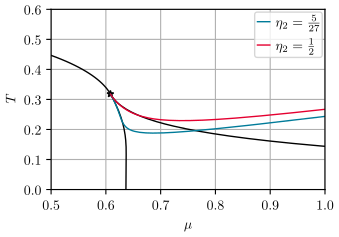

Write the Python code that produced this figure.
# -*- coding: utf-8 -*-
"""
@author Martin Jakob Steil
@date 2024-07-01T16:20
@brief Plots of different solutions of the euler equation with gravity (ee_grav)
"""

import sys, os
sys.path.append(os.path.join(os.path.dirname(__file__), '../../graphics/'))
from plot_utils import *

import numpy as np
import json
import matplotlib.patches as patches

## ************ Data import and processing ************ ##

with open('ggl_pd.json') as json_file:
    dat = json.load(json_file)


## ************ Figure ************ ##
fig, ax00 = plt.subplots()
    
# Styling
plot_styles={'linewidth': 1.,'linestyle':'-'}
plot_styles2={'linewidth': 1.,'linestyle':'-'}
point_styles={'linestyle': 'none','marker': '*','markersize': 5}

ax00.plot(dat["refHBPtoIP"][0],dat["refHBPtoIP"][1],c=black,**plot_styles)
ax00.plot(dat["refHBPtoSP"][0],dat["refHBPtoSP"][1],c=black,**plot_styles)
ax00.plot(dat["refIPtoSP"][0],dat["refIPtoSP"][1],c=black,**plot_styles)
ax00.plot(dat["refLP"][0],dat["refLP"][1],c=black,**point_styles)

ax00.plot(dat["eta1"][0],dat["eta1"][1],label=r"$\eta_2=\frac{5}{27}$",c=colors[0],**plot_styles)
ax00.plot(dat["eta2"][0],dat["eta2"][1],label=r"$\eta_2=\frac{1}{2}$",c=colors[1],**plot_styles)
ax00.legend(loc=0)

ax00.set_xlabel("$\mu$")
ax00.set_ylabel("$T$")

x0=0.5
dx=0.5
y0=0.0
dy=0.6
ax00.set_xlim(x0,x0+dx)
ax00.set_ylim(y0,y0+dy)




# ax00.text(0.025, 0.44, r'BP', fontsize=font_size)
# ax00.text(0.16, 0.55, r'SP', fontsize=font_size)

# ax00.text(0.14, 0.25, r'C', fontsize=font_size)

# Export
set_size(fig,height=6)
plt.tight_layout(pad=0.3)
 
save_plot(fig, 'ggl_pd.pdf')
